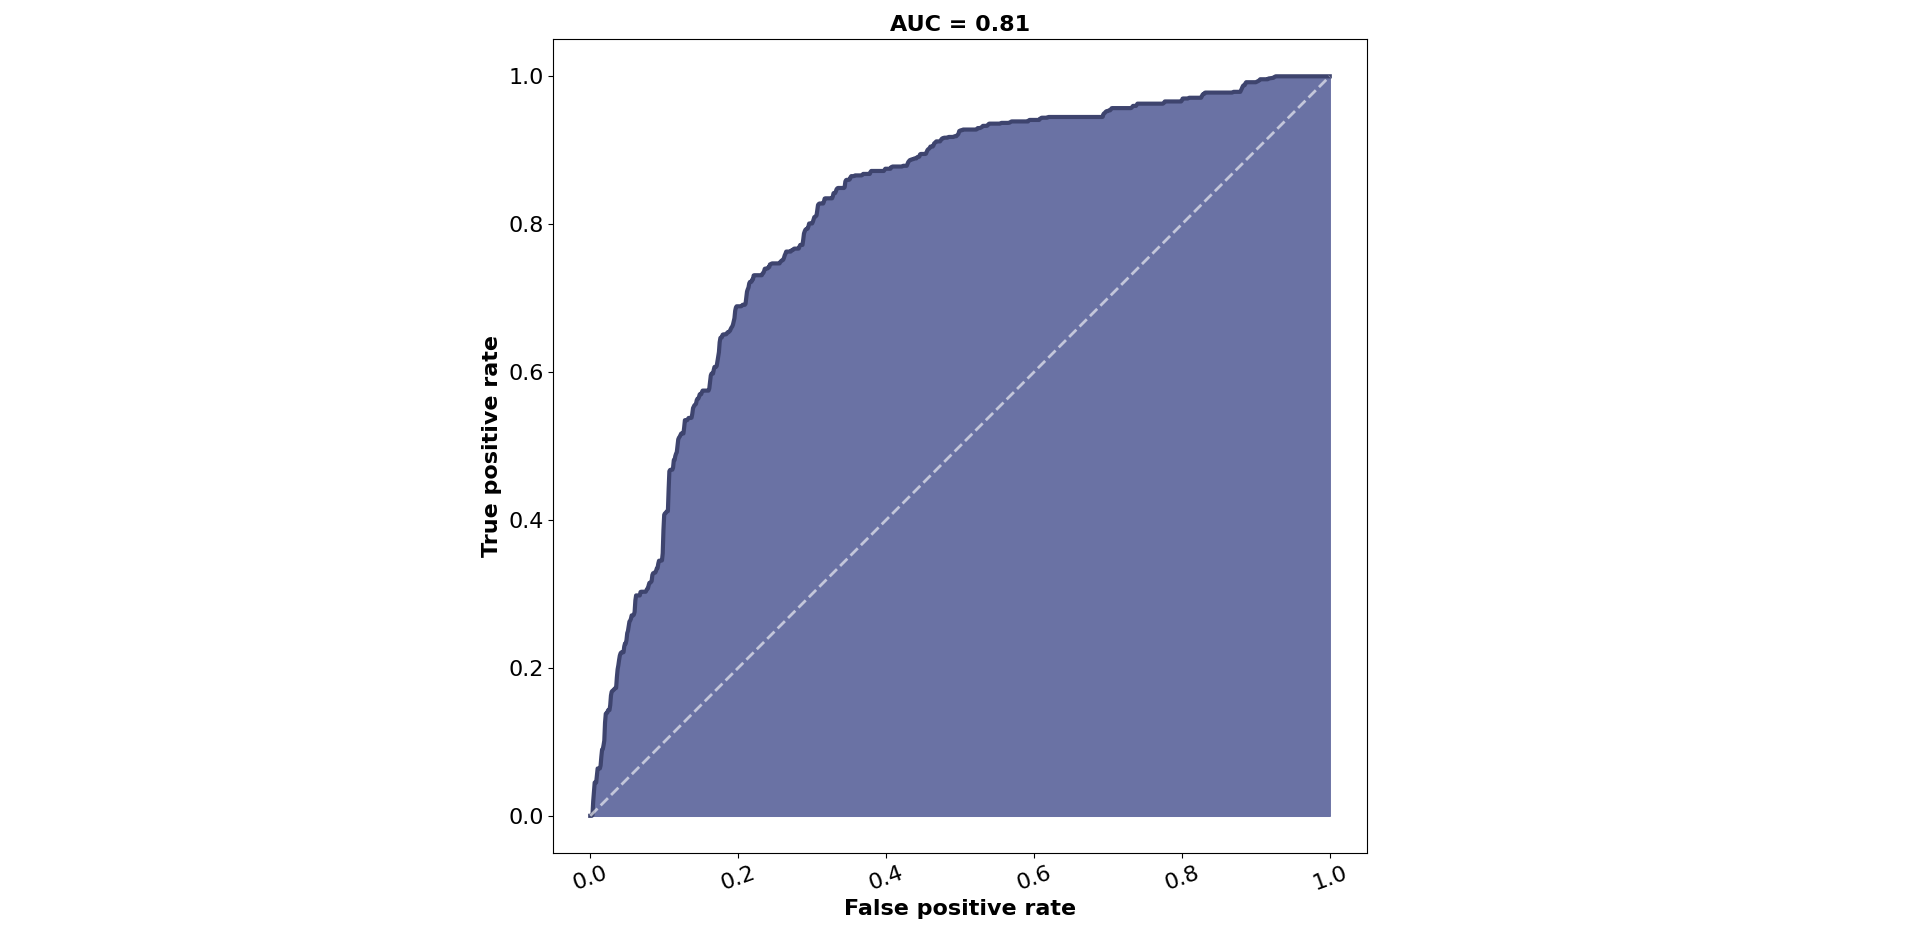

The Python source for this figure:

# Paths:
path_data = "data/"

# Packages:
import numpy as np
import pandas as pd
import seaborn as sns
import matplotlib.pyplot as plt
from matplotlib.colors import LinearSegmentedColormap, Colormap
from sklearn.linear_model import LogisticRegression
from sklearn.metrics import roc_curve, roc_auc_score
from sklearn.model_selection import train_test_split

# Display options:
pd.set_option("display.width", 1200)
pd.set_option("display.max_columns", 300)
pd.set_option("display.max_rows", 300)

# Dataset:
df = pd.read_csv(path_data + "nasa_exoplanets.csv")
df_varnames = pd.read_csv(path_data + "nasa_exoplanets_var_names.csv")

# Variables:
resp_var = "ttv_flag"
resp_var_name = df_varnames.loc[(df_varnames["var"] == resp_var), ["var_name"]].values[0][0]
pred_vars = ["sy_snum", "sy_pnum", "disc_year", "pl_orbeccen", "st_teff", "st_mass", "sy_pm",
            "sy_dist", "sy_gaiamag"]
pred_vars_names = df_varnames.loc[df_varnames["var"].isin(pred_vars)].copy()["var_name"].values.tolist()

# Adapt the data:
df_data = df[[resp_var] + pred_vars]
df_data = df_data.dropna()
df_data = df_data.reset_index(drop = True)

# Classification model:
x = df_data[pred_vars].values.reshape(-1, len(pred_vars))
y = df_data[resp_var].values
x_train, x_test, y_train, y_test = train_test_split(x, y,
                                                    test_size = 0.7,
                                                    random_state = 42)
model = LogisticRegression(
    penalty = "l2",
    tol = 1E-4,
    C = 1,
    fit_intercept = True,
    random_state = 0,
    solver = "liblinear"
).fit(x_train, y_train)

# ROC curve:
y_prob = model.predict_proba(x_test)[:, 1]
fpr, tpr, thresholds = roc_curve(y_true = y_test,
                                 y_score = y_prob)
auc = roc_auc_score(y_true = y_test,
                    y_score = y_prob)
df_plot = pd.DataFrame({"fpr": fpr.round(3),
                        "tpr": tpr.round(3),
                        "thresholds": thresholds.round(3)})

# Plot:
cmap = LinearSegmentedColormap.from_list("my_palette", ["#111539", "#97A1D9"])
my_palette = [cmap(i/3) for i in np.array(range(3))]

fig = plt.figure(
    figsize = (20, 10),
    tight_layout = True
)
ax = sns.lineplot(
    data = df_plot,
    x = "fpr",
    y = "tpr",
    linewidth = 3,
    color = my_palette[1],
    ci = None
)
_ = ax.fill_between(
    x = df_plot["fpr"],
    y1 = 0,
    y2 = df_plot["tpr"],
    color = my_palette[2]
)
ax = sns.lineplot(
    x = [0, 1],
    y = [0, 1],
    linewidth = 2,
    color = "white",
    linestyle = "--",
    alpha = 0.6,
    ci = None
)
_ = ax.set_aspect(
    aspect = "equal"
)
_ = ax.set_xlabel(
    "False positive rate",
    fontsize = 16,
    fontweight = "bold"
)
_ = ax.set_ylabel(
    "True positive rate",
    fontsize = 16,
    fontweight = "bold"
)
_ = ax.set_title(
    "AUC = " + str(round(auc, 3)),
    fontsize = 16,
    fontweight = "bold"
)
_ = ax.tick_params(
    axis = "x", 
    which = "major", 
    labelsize = 16,
    rotation = 20
)
_ = ax.tick_params(
    axis = "y", 
    which = "major", 
    labelsize = 16
)
plt.legend(
    [], [], 
    frameon = False
)
